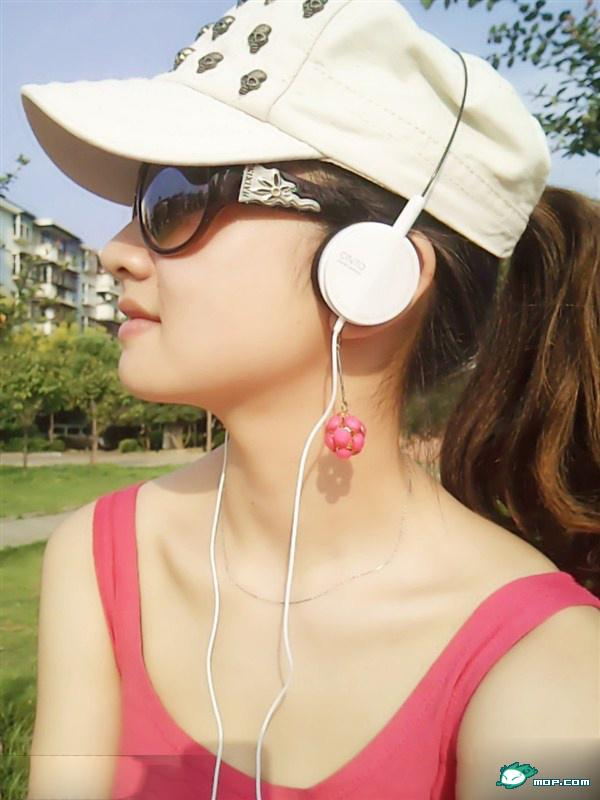
#> input picture python/test.jpg, 600 x 800 px
$ python hello.py
#> lines starting #> are read from the running program, lines starting #| are printed output that depends on the picture
#-*- coding:utf-8 -*-
print('hello world!')
s ='haoba125t\
'
b = r'\s'
str_ = "中文"
'''
str = input("true or false:")
str = int(str)
if str:
    print(s)
elif 0:
    print(b)
d = {"name":"ahui","lang":[1,2,3]}
print(d['name'])
print(d.get('lang','nidaye'))

t = (1,2,3,3)
s = set((1,2,3,3))
#s1 = set((1,[2,3]))
print(s)
print(t)
'''
#print(s)

# 安装第三方模块，测试使用图像处理库
from PIL import Image
im = Image.open('test.jpg')
#> im is the input picture: PIL image 600x800 RGB; mean R, G, B 183.9, 159.6, 139.5
print(im.format, im.size, im.mode)
#| JPEG (600, 800) RGB
im.thumbnail((200,100))
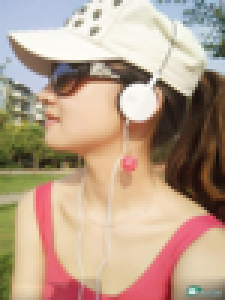
#> im: PIL image 75x100 RGB (shown 3 times larger); mean R, G, B 183.9, 159.6, 139.5
im.save('test_thumb.jpg', 'JPEG')
